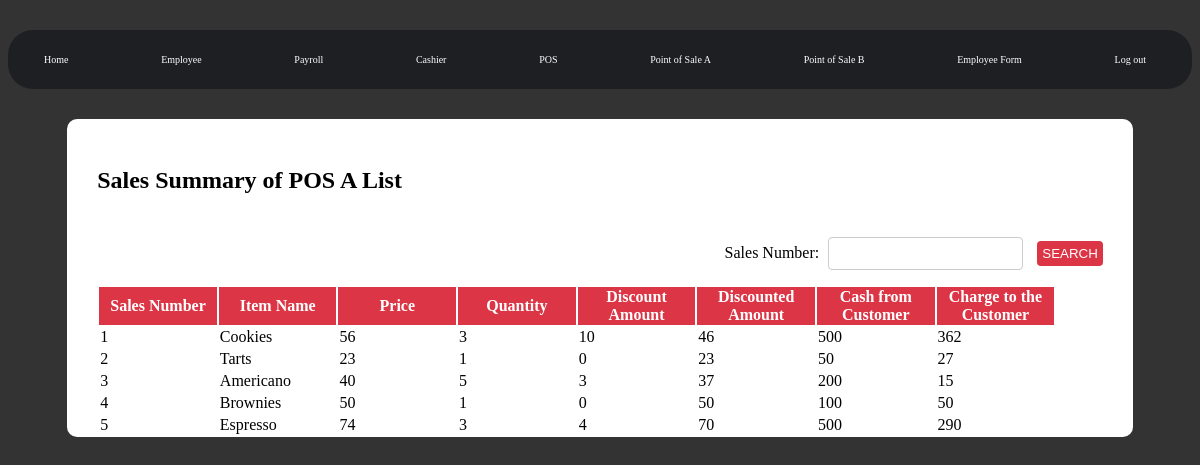
The page /PHP/php/point_of_saleA.php on the database its author committed.
### tables this page shows
CREATE TABLE `pos1_tbl` (
  `pos1_id` int(10) NOT NULL,
  `order_summary` varchar(50) NOT NULL,
  `price` int(50) NOT NULL,
  `quantity` int(10) NOT NULL,
  `discount_amount` int(10) NOT NULL,
  `discounted_amount` int(10) NOT NULL,
  `cash_given` int(10) NOT NULL,
  `customer_change` int(10) NOT NULL
);

### PHP/php/point_of_saleA.php (the view, shortened to what this page needs)
<!DOCTYPE html>
<html lang="en" dir="ltr">
  <head>
  </head>
  <body>
    <div id="nav">
      <a href="home0.php">Home</a>
      <a href="employeelist.php">Employee</a>
      <a href="payroll.php">Payroll</a>
      <a href="cashier.php">Cashier</a>
      <a href="pos.php">POS</a>
      <a href="point_of_saleA.php">Point of Sale A</a>
      <a href="point_of_sale.php">Point of Sale B</a>
      <a href="employee_application.php">Employee Form</a>
      <a href="logout0.php">Log out</a>
    </div>
    <div class="container">
      <br>
      <h2>Sales Summary of POS A List</h2>
      <br>
      <div id='searchbtnn'style="float:right;">
        <span style="margin-top:5px;">Sales Number:</span>
        <input type="text" style="margin-top:5px;" id="sales_no" name="sales_no">
        <button type="submit" id="search" name="search_btn" class="btn btn-danger" style="padding:5px; margin-bottom:5px;">SEARCH</button>
      </div>
      <table class="table table-bordered table-hover" id="tble" style="overflow-x: auto;">
        <thead>
          <tr>
            <th>Sales Number</th>
            <th>Item Name</th>
            <th>Price</th>
            <th>Quantity</th>
            <th>Discount Amount</th>
            <th>Discounted Amount</th>
            <th>Cash from Customer</th>
            <th>Charge to the Customer</th>
          </tr>
        </thead>
        <tbody>
          <?php
          $conn = Openconn();
          $sql = "SELECT pos1_id, order_summary, price, quantity, discount_amount, discounted_amount, cash_given, customer_change FROM pos1_tbl";
          $result = $conn->query($sql);
          if ($result->num_rows > 0) {
            while ($row = $result->fetch_assoc()) {
          echo
          "<tr>
          <td>" . $row["pos1_id"] . "</td>
          <td>" . $row["order_summary"] . "</td>
          <td>" . $row["price"] . "</td>
          <td>" . $row["quantity"] . "</td>
          <td>" . $row["discount_amount"] . "</td>
          <td>" . $row["discounted_amount"] . "</td>
          <td>" . $row["cash_given"] . "</td>
          <td>" . $row["customer_change"] . "</td>
          </tr>";
          }
          echo "</table>";
            } else {
          echo "0 results";
          }
          ?>
    </div>
  </body>
</html>

### PHP/php/point_of_saleA.php (style rules this page uses)
body { background: rgba(0,0,0,0.8)url(https://scontent.fmnl3-4.fna.fbcdn.net/v/t1.15752-9/327338139_1157708454948400_6262733853693355131_n.jpg?_nc_cat=106&ccb=1-7&_nc_sid=ae9488&_nc_eui2=AeGP3rsEpP0cFeNhFHPOmUVe_LuoY_fZ9u38u6hj99n27ea8iH5zCqRxhtGCutYcJUgSkT1Eg_RK6lDBqK2i87Kl&_nc_ohc=d64g4017iKAAX9-peGh&_nc_ht=scontent.fmnl3-4.fna&oh=03_AdQWTAFG4CA_rkz3_rq7e3SfM0aszLaIu1ol4ksPxHjN-g&oe=63FBCA1D) no-repeat center center fixed; background-size: cover; }
input { display: table-cell; margin: 5px; }
table th { height: 30%; width: 90%; }
table thead { background: #dc3545; }
table thead tr th { color: #fff; width: 100px; }
table { margin-left: 30px; }
h2 { margin-top:30px; margin-bottom: 20px; margin-left: 30px; }
.container { background-color: white; height: 600%; width: 90%; margin: auto; margin-top: 30px; border-radius: 10px; }
table { height: 600%; width: 90%; }
#nav { background-color: #333; overflow: hidden; margin-top: 30px; border-top-left-radius: 25px; border-top-right-radius: 25px; border-bottom-left-radius: 25px; border-bottom-right-radius: 25px; }
#nav a { float: left; color: #f2f2f2; text-align: center; padding: 14px 16px; text-decoration: none; font-size: 10px; font-family: montserrat; }
#nav { display: flex; justify-content: space-between; align-items: center; background-color: #1d1f23; color: white; padding: 10px 20px; }
#nav a { color: white; text-decoration: none; margin-right: 10px; }
input[type="text"] { margin-right: 10px; padding: 8px; border-radius: 4px; border: 1px solid #ccc; }
button[type="submit"] { padding: 8px 16px; border-radius: 4px; background-color: #dc3545; color: #fff; border: none; }
#searchbtnn { margin-right: 30px; margin-bottom: 10px; }

### rows shown on the page
pos1_tbl: pos1_id "1", order_summary "Cookies", price "56", quantity "3", discount_amount "10", discounted_amount "46", cash_given "500", customer_change "362"
pos1_tbl: pos1_id "2", order_summary "Tarts", price "23", quantity "1", discount_amount "0", discounted_amount "23", cash_given "50", customer_change "27"
pos1_tbl: pos1_id "3", order_summary "Americano", price "40", quantity "5", discount_amount "3", discounted_amount "37", cash_given "200", customer_change "15"
pos1_tbl: pos1_id "4", order_summary "Brownies", price "50", quantity "1", discount_amount "0", discounted_amount "50", cash_given "100", customer_change "50"
pos1_tbl: pos1_id "5", order_summary "Espresso", price "74", quantity "3", discount_amount "4", discounted_amount "70", cash_given "500", customer_change "290"
